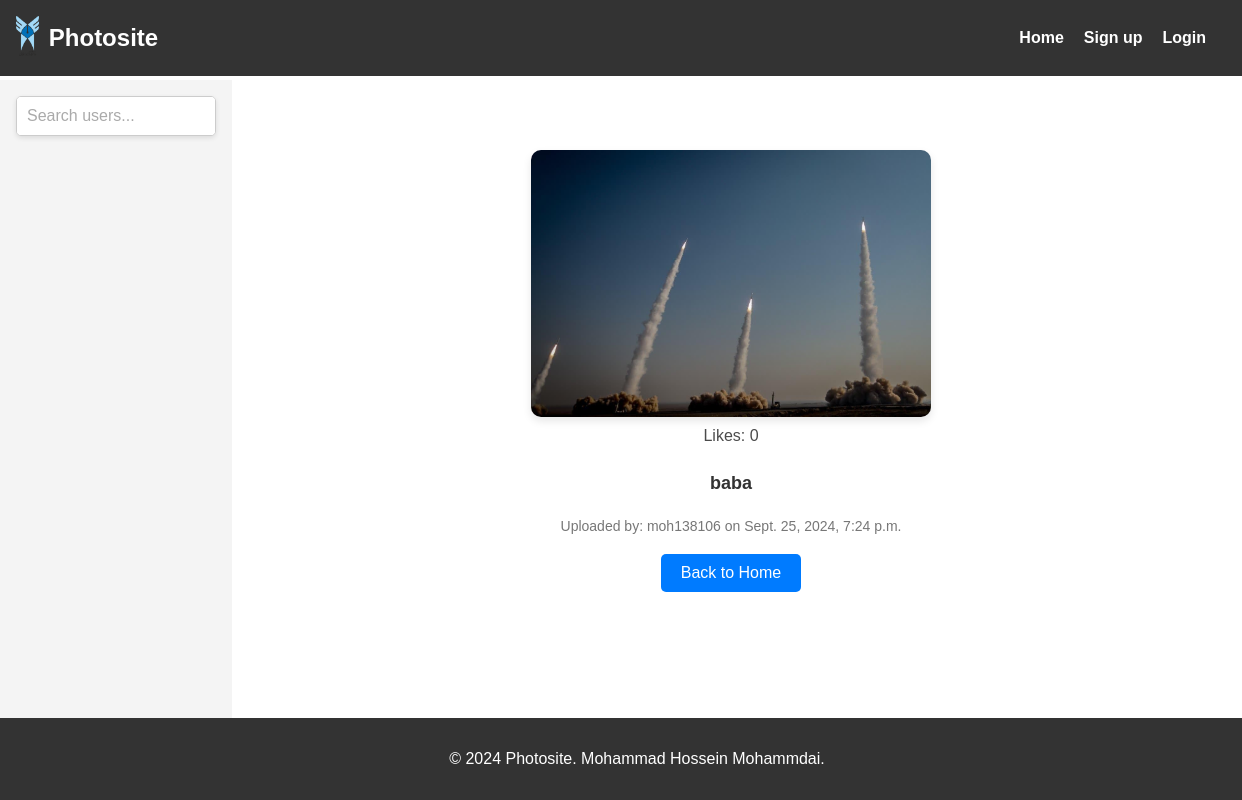
/photo/4/, run on the app's committed database.
### photos/models.py (models this page shows, shortened)
class Photo(models.Model):
    PUBLIC = 'public'
    PRIVATE = 'private'
    VISIBILITY_CHOICES = [
        (PUBLIC, 'Public'),
        (PRIVATE, 'Private'),
    ]
    user = models.ForeignKey(User, on_delete=models.CASCADE, related_name='photos')
    image = models.ImageField(upload_to='photos/')
    caption = models.CharField(max_length=255, blank=True)
    visibility = models.CharField(max_length=7, choices=VISIBILITY_CHOICES, default=PUBLIC)
    likes = models.PositiveIntegerField(default=0)
    uploaded_at = models.DateTimeField(auto_now_add=True)

### photos/views.py (the view)
# urls.py: path('photo/<int:id>/', views.view_photo_by_id, name='view_photo_by_id'),
def view_photo_by_id(request, id):
    photo = get_object_or_404(Photo, id=id, visibility='public')  # Ensure only public photos are accessible by ID
    return render(request, 'photos/view_photo.html', {'photo': photo})

### photos/templates/photos/view_photo.html (shortened to what this page needs)
{% extends 'base.html' %}
{% load static %}
{% block extra_css %}
<link rel="stylesheet" href="{% static 'css/view_photo.css' %}">
{% endblock %}
{% block content %}
    <div class="photo-container">
        <img src="{{ photo.image.url }}" alt="{{ photo.caption }}">
        <p class="likes">Likes: {{ photo.likes }}</p>
        <p class="caption">{{ photo.caption }}</p>
        <p class="photo-details">Uploaded by: {{ photo.user.username }} on {{ photo.uploaded_at }}</p>
        <a href="{% url 'home' %}" class="back-home">Back to Home</a>
    </div>
{% endblock %}

### static/css/base_css.css (style rules this page uses)
body { font-family: Arial, sans-serif; margin: 0; padding: 0; display: flex; flex-direction: column; min-height: 100vh; }

### static/css/view_photo.css (style rules this page uses)
.photo-container { display: flex; justify-content: center; align-items: center; flex-direction: column; margin-top: 50px; }
.photo-container img { max-width: 400px; max-height: 400px; object-fit: cover; border-radius: 10px; box-shadow: 0 4px 8px rgba(0, 0, 0, 0.1); transition: transform 0.3s ease; }
.likes { font-size: 16px; color: #4b4b4b; margin: 10px 0; }
.caption { font-size: 18px; color: #333; font-weight: bold; text-align: center; margin-bottom: 10px; }
.photo-details { color: #777; font-size: 14px; text-align: center; margin-bottom: 20px; }
.back-home { display: inline-block; padding: 10px 20px; background-color: #007bff; color: white; border-radius: 5px; text-decoration: none; transition: background-color 0.3s ease; }

### data on the page
Photo: image (picture), likes "0", caption "baba", user.username "moh138106", uploaded_at "Sept. 25, 2024, 7:24 p.m."
